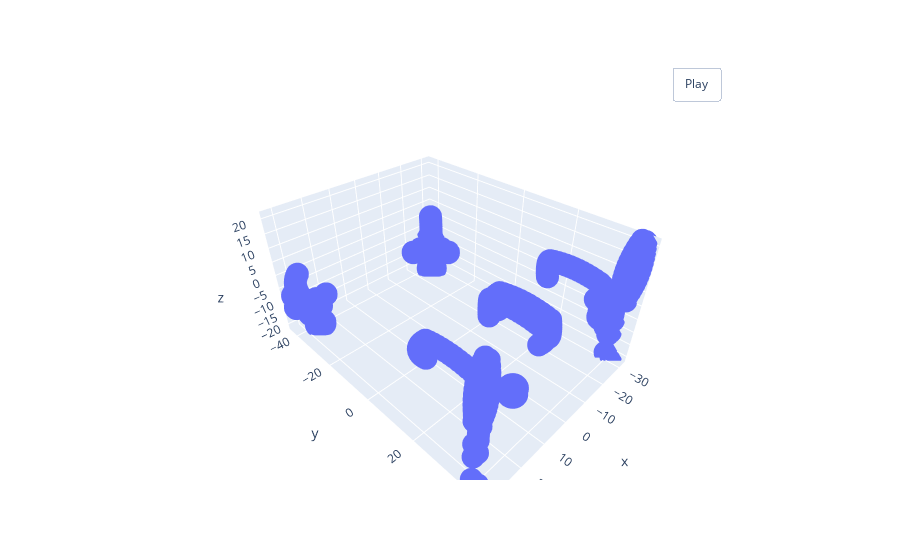

The notebook cell saved with this chart:
### Code cell
# visualize the point clouds
visualize_rotate([go.Scatter3d(x=x, y=y, z=z,
                                   mode='markers')]).show()

### Figure 1 — Plotly figure (JSON) as saved in the notebook; plotly's stock layout.template omitted (floating-point values rounded to 4 significant figures; data arrays with more than 128 entries replaced by an {"elided": "..."} marker saying what was removed)
{"data": [{"mode": "markers", "type": "scatter3d", "x": {"elided": "2095 float values"}, "y": {"elided": "2095 float values"}, "z": {"elided": "2095 float values"}}], "layout": {"updatemenus": [{"buttons": [{"args": [null, {"frame": {"duration": 50, "redraw": true}, "fromcurrent": true, "mode": "immediate", "transition": {"duration": 0}}], "label": "Play", "method": "animate"}], "pad": {"r": 10, "t": 45}, "showactive": false, "type": "buttons", "x": 0.8, "xanchor": "left", "y": 1, "yanchor": "bottom"}]}}
